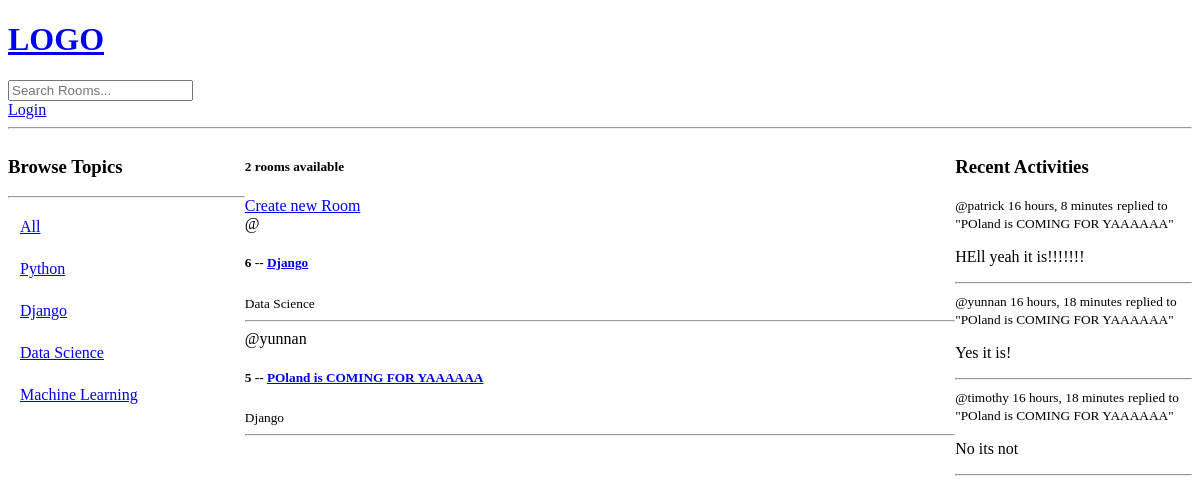
The app's page /?q=Django, older data.
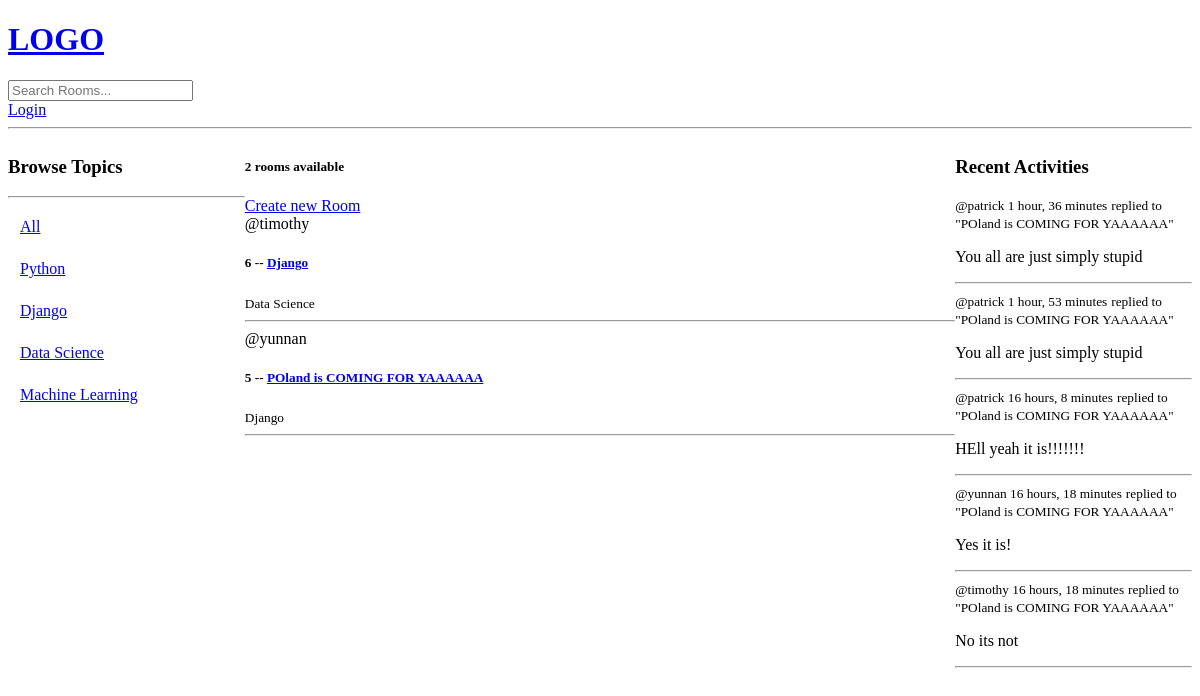
The same page, newer data.
### base/models.py (models this page shows)
class Topic(models.Model):
    name = models.CharField(max_length=200)
    def __str__(self) -> str:
        return self.name

class Room(models.Model):
    host = models.ForeignKey(User, on_delete=models.SET_NULL, null=True)
    topic = models.ForeignKey(Topic, on_delete=models.SET_NULL, null=True)
    name = models.CharField(max_length=200)
    desc = models.TextField(null=True, blank=True)
    participants = models.ManyToManyField(User, related_name='participants', blank=True)
    updated = models.DateTimeField(auto_now=True)
    created = models.DateTimeField(auto_now_add=True)
    class Meta:
        ordering = ['-updated', '-created']
    def __str__(self):
        return self.name

class Message(models.Model):
    user = models.ForeignKey(User, on_delete=models.CASCADE)
    room = models.ForeignKey(Room, on_delete=models.CASCADE)
    body = models.TextField()
    updated = models.DateTimeField(auto_now=True)
    created = models.DateTimeField(auto_now_add=True)
    class Meta:
        ordering = ['-updated', '-created']
    def __str__(self):
        return self.body[:50]

### base/views.py (the view)
# urls.py: path('', views.home, name="home"),
def home(request):
    query = request.GET.get('q') if request.GET.get('q') != None else ''
    rooms = Room.objects.filter(
        Q(topic__name__icontains = query) |
        Q(name__icontains = query) |
        Q(desc__icontains = query)
    )
    topics = Topic.objects.all()
    room_count = rooms.count()
    room_msgs = Message.objects.filter(Q(room__topic__name__icontains=query))
    context = {
        'rooms':rooms,
        'topics':topics,
        'room_count': room_count,
        'room_msgs': room_msgs}
    return render(request, 'base/home.html', context)

### base/templates/base/home.html (shortened to what this page needs)
{% extends 'main.html' %}
{% block content %}
<div class="home-container">
    <div>
        {% include 'base/topics_comp.html'%}
    </div>
    <div>
        <h5> {{ room_count }} rooms available </h5>
        <a href="{% url 'create-room' %}"> Create new Room </a>
        {% include 'base/feed_comp.html'%}
    </div>
    <div class="activity">
        {% include 'base/activity_comp.html'%}
    </div>
</div>
{%endblock content%}

### base/templates/base/topics_comp.html
<h3> Browse Topics</h3>
<hr>
<div class="topic-item">
    <a href="{% url 'home' %}"> All </a>
</div>
{% for topic in topics %}
<div class="topic-item">
    <a href="{% url 'home' %}?q={{topic.name}}"> {{topic}} </a>
</div>
{% endfor %}

### base/templates/base/feed_comp.html (shortened to what this page needs)
<div>
    {% for room in rooms %}
    <div>
        <span>@{{room.host.username}}</span>
        <h5> {{room.id}} -- <a href="{% url 'room' room.id %}"> {{room.name}} </a> </h5>
        <small>{{room.topic.name}}</small>
        <hr />
    </div>
    {% endfor %}
</div>

### base/templates/base/activity_comp.html (shortened to what this page needs)
<h3> Recent Activities </h3>
{% for msg in room_msgs%}
    <div>
        <small> @{{msg.user}} {{msg.created|timesince}}</small>
        <small> replied to "{{msg.room}}" </small>
        <p> {{msg}} </p>
        <hr>
    </div>
{% endfor%}

Row changes from the older to the newer data that the page shows:
changed Room "Data Science": host.username (not shown) → "timothy"
added Message: user "patrick", created "1 hour, 36 minutes", room "POland is COMING FOR YAAAAAA", body "You all are just simply stupid"
added Message: user "patrick", created "1 hour, 53 minutes", room "POland is COMING FOR YAAAAAA", body "You all are just simply stupid"
